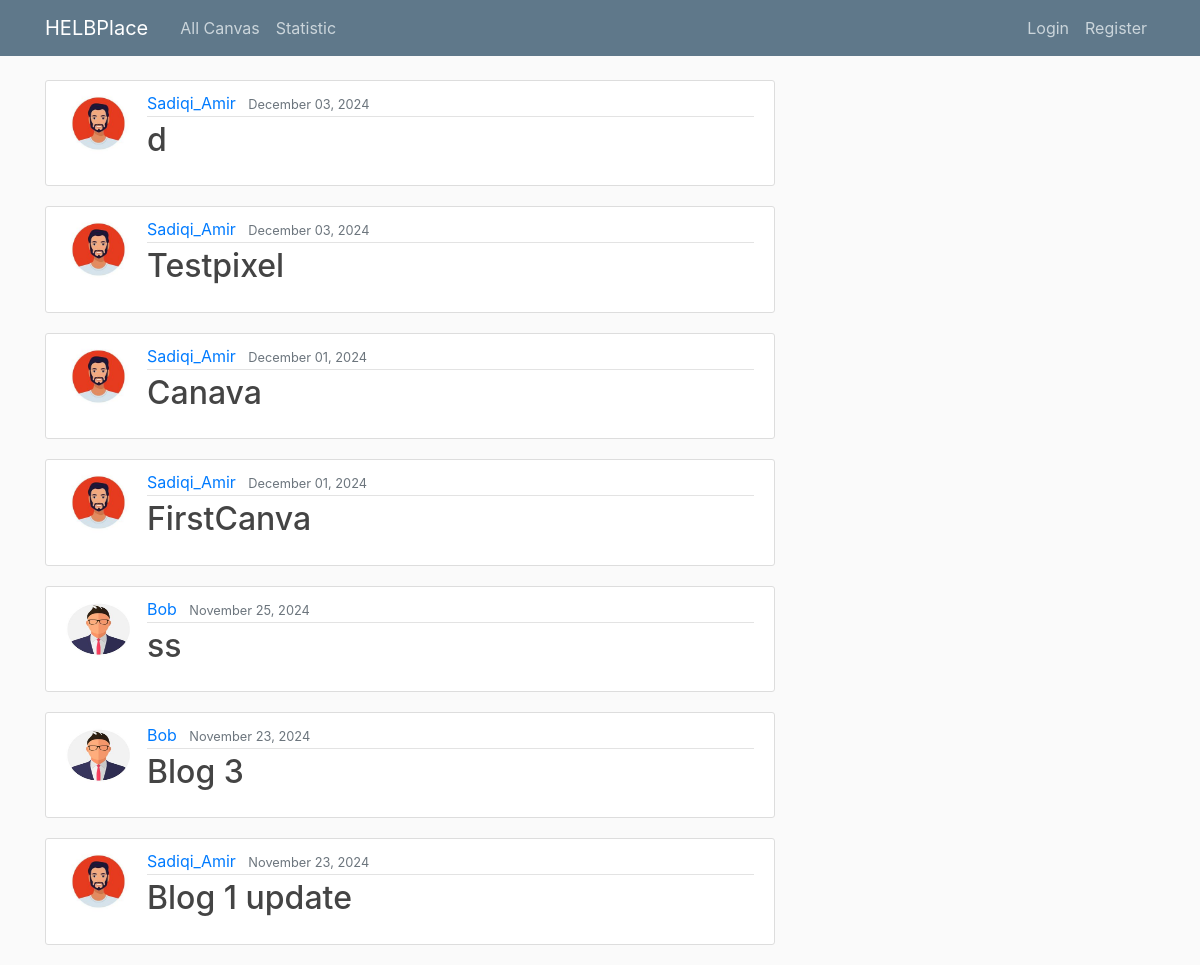
/, run on an earlier commit of the app's database.
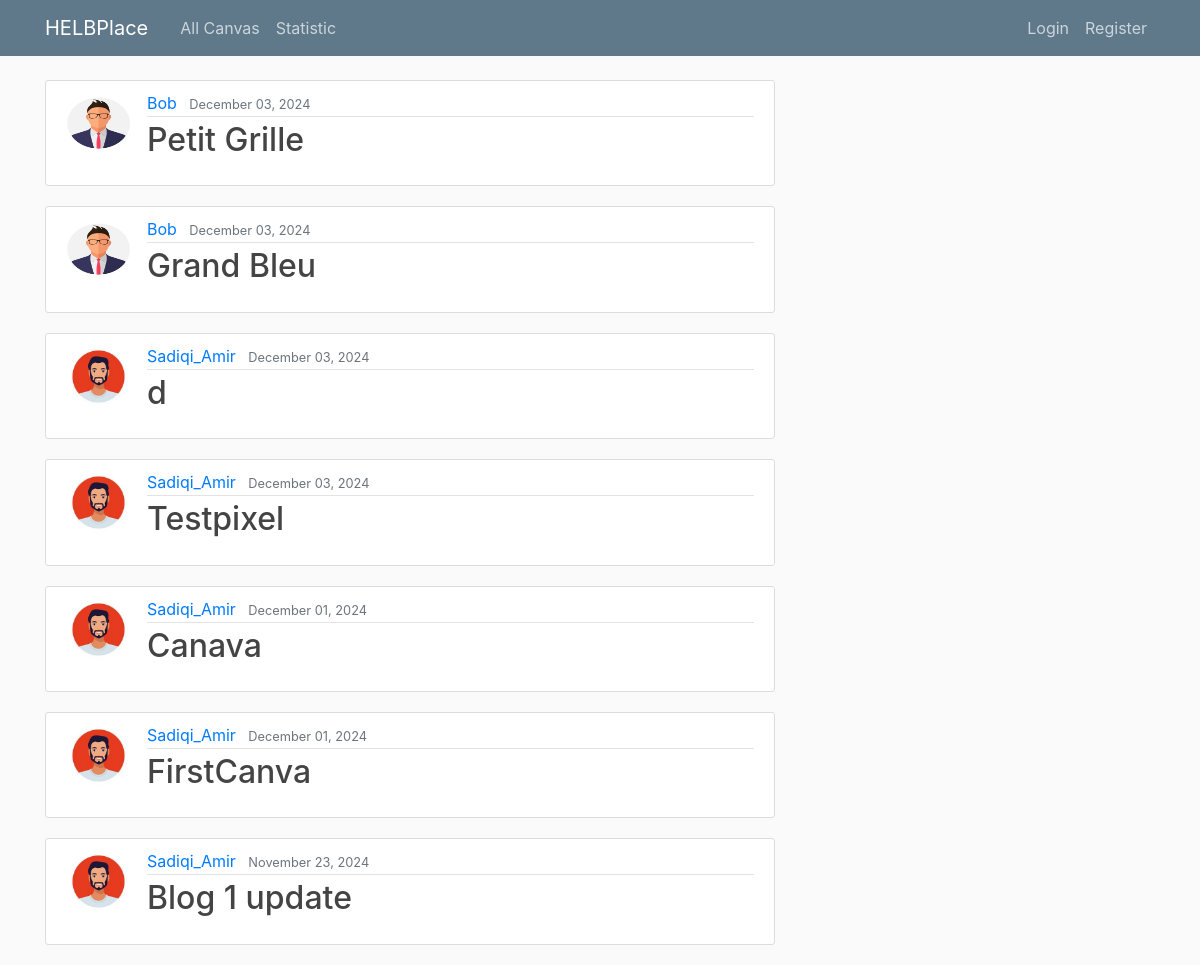
And on a later commit of the database.
### blog/models.py (models this page shows, shortened)
class Canva(models.Model):
    title = models.CharField(max_length=100)
    sizeHeight = models.IntegerField()
    sizeWidth = models.IntegerField()
    timer = models.IntegerField()
    date_posted = models.DateTimeField(default=timezone.now)
    author = models.ForeignKey(User, on_delete=models.CASCADE)
    joined_users = models.ManyToManyField(User, related_name='joined_canvases', blank=True)

### users/models.py (models this page shows, shortened)
class Profile(models.Model):
    user=models.OneToOneField(User, on_delete=models.CASCADE) # one-to-one relationship with User model and oneToOneField is used to delete theprofile when the user is deleted
    image=models.ImageField(default='default.jpg', upload_to='profile_pics') # image field to store profile picture

### blog/views.py (the view)
# urls.py: path('', CanvaListView.as_view(), name='blog-home'),
class CanvaListView(ListView):
    model = Canva
    template_name = 'blog/home.html'
    context_object_name = 'canvases'
    ordering = ['-date_posted']

### blog/templates/blog/home.html (shortened to what this page needs)
{% extends "blog/base.html" %}
{% block content %}
    {% for canva in canvases %}
        <article class="media content-section">
            <img class="rounded-circle article-img" src="{{ canva.author.profile.image.url }}">
            <div class="media-body">
                <div class="article-metadata">
                    <a class="mr-2" href="#">{{ canva.author }}</a>
                    <small class="text-muted">{{ canva.date_posted|date:"F d, Y" }}</small>
                </div>
                <h2><a class="article-title" href="{% url 'canva-detail' canva.id %}">{{ canva.title }}</a></h2>
            </div>
        </article>
    {% endfor %}
{% endblock content %}

What changed in the data, as far as the page shows it:
removed Canva: author.profile.image (picture), author "Bob", date_posted "November 25, 2024", title "ss"
removed Canva: author.profile.image (picture), author "Bob", date_posted "November 23, 2024", title "Blog 3"
added Canva: author.profile.image (picture), author "Bob", date_posted "December 03, 2024", title "Petit Grille"
added Canva: author.profile.image (picture), author "Bob", date_posted "December 03, 2024", title "Grand Bleu"
